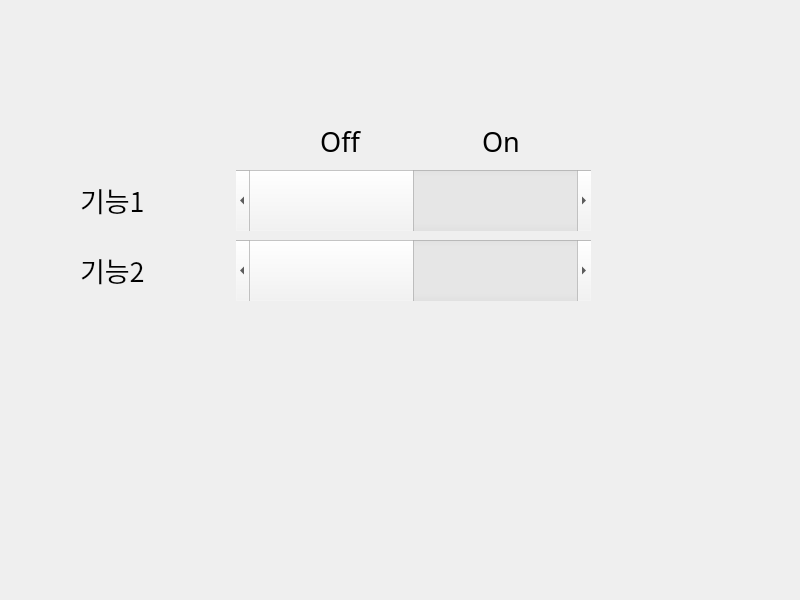
<?xml version="1.0" encoding="UTF-8"?>
<ui version="4.0">
 <class>setting</class>
 <widget class="QWidget" name="setting">
  <property name="geometry">
   <rect>
    <x>0</x>
    <y>0</y>
    <width>800</width>
    <height>600</height>
   </rect>
  </property>
  <property name="windowTitle">
   <string>setting</string>
  </property>
  <widget class="QWidget" name="layoutWidget">
   <property name="geometry">
    <rect>
     <x>80</x>
     <y>240</y>
     <width>511</width>
     <height>61</height>
    </rect>
   </property>
   <layout class="QHBoxLayout" name="horizontalLayout_2">
    <item>
     <widget class="QLabel" name="label2">
      <property name="maximumSize">
       <size>
        <width>150</width>
        <height>50</height>
       </size>
      </property>
      <property name="font">
       <font>
        <family>HY헤드라인M</family>
        <pointsize>20</pointsize>
       </font>
      </property>
      <property name="text">
       <string>기능2</string>
      </property>
     </widget>
    </item>
    <item>
     <widget class="QScrollBar" name="onoff2">
      <property name="sizePolicy">
       <sizepolicy hsizetype="Maximum" vsizetype="Maximum">
        <horstretch>0</horstretch>
        <verstretch>0</verstretch>
       </sizepolicy>
      </property>
      <property name="maximumSize">
       <size>
        <width>500</width>
        <height>100</height>
       </size>
      </property>
      <property name="contextMenuPolicy">
       <enum>Qt::NoContextMenu</enum>
      </property>
      <property name="layoutDirection">
       <enum>Qt::LeftToRight</enum>
      </property>
      <property name="maximum">
       <number>1</number>
      </property>
      <property name="pageStep">
       <number>1</number>
      </property>
      <property name="tracking">
       <bool>true</bool>
      </property>
      <property name="orientation">
       <enum>Qt::Horizontal</enum>
      </property>
      <property name="invertedControls">
       <bool>true</bool>
      </property>
     </widget>
    </item>
   </layout>
  </widget>
  <widget class="QWidget" name="">
   <property name="geometry">
    <rect>
     <x>80</x>
     <y>170</y>
     <width>511</width>
     <height>61</height>
    </rect>
   </property>
   <layout class="QHBoxLayout" name="horizontalLayout">
    <item>
     <widget class="QLabel" name="label1">
      <property name="maximumSize">
       <size>
        <width>150</width>
        <height>50</height>
       </size>
      </property>
      <property name="font">
       <font>
        <family>HY헤드라인M</family>
        <pointsize>20</pointsize>
       </font>
      </property>
      <property name="text">
       <string>기능1</string>
      </property>
     </widget>
    </item>
    <item>
     <widget class="QScrollBar" name="onoff1">
      <property name="sizePolicy">
       <sizepolicy hsizetype="Maximum" vsizetype="Maximum">
        <horstretch>0</horstretch>
        <verstretch>0</verstretch>
       </sizepolicy>
      </property>
      <property name="maximumSize">
       <size>
        <width>500</width>
        <height>100</height>
       </size>
      </property>
      <property name="contextMenuPolicy">
       <enum>Qt::NoContextMenu</enum>
      </property>
      <property name="layoutDirection">
       <enum>Qt::LeftToRight</enum>
      </property>
      <property name="maximum">
       <number>1</number>
      </property>
      <property name="pageStep">
       <number>1</number>
      </property>
      <property name="tracking">
       <bool>true</bool>
      </property>
      <property name="orientation">
       <enum>Qt::Horizontal</enum>
      </property>
      <property name="invertedControls">
       <bool>true</bool>
      </property>
     </widget>
    </item>
   </layout>
  </widget>
  <widget class="QWidget" name="">
   <property name="geometry">
    <rect>
     <x>260</x>
     <y>127</y>
     <width>321</width>
     <height>29</height>
    </rect>
   </property>
   <layout class="QHBoxLayout" name="horizontalLayout_3">
    <item>
     <widget class="QLabel" name="Off">
      <property name="maximumSize">
       <size>
        <width>150</width>
        <height>50</height>
       </size>
      </property>
      <property name="font">
       <font>
        <family>HY헤드라인M</family>
        <pointsize>20</pointsize>
       </font>
      </property>
      <property name="text">
       <string>Off</string>
      </property>
      <property name="alignment">
       <set>Qt::AlignCenter</set>
      </property>
     </widget>
    </item>
    <item>
     <widget class="QLabel" name="On">
      <property name="maximumSize">
       <size>
        <width>150</width>
        <height>50</height>
       </size>
      </property>
      <property name="font">
       <font>
        <family>HY헤드라인M</family>
        <pointsize>20</pointsize>
       </font>
      </property>
      <property name="text">
       <string>On</string>
      </property>
      <property name="alignment">
       <set>Qt::AlignCenter</set>
      </property>
     </widget>
    </item>
   </layout>
  </widget>
 </widget>
 <resources/>
 <connections/>
</ui>
